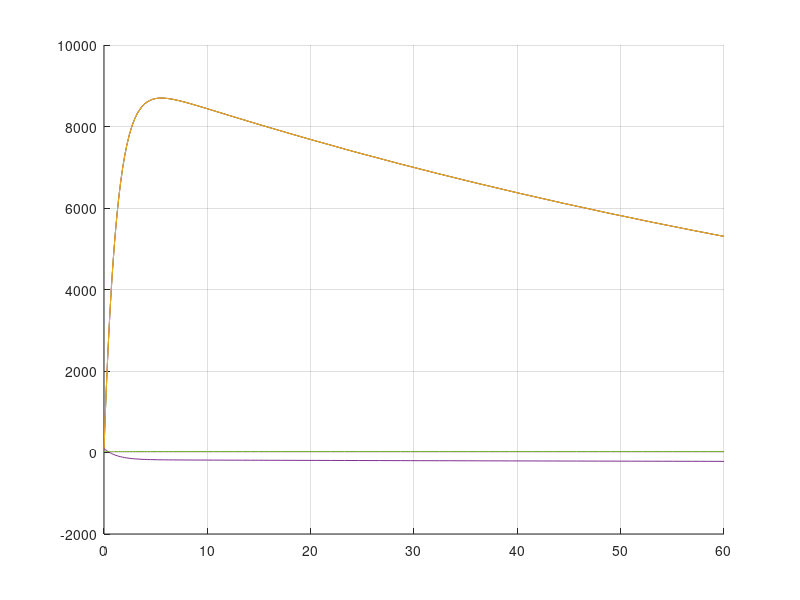

Here is the MATLAB script that generated this plot:
% Modeled as a voltage - resistor network
% Qdot = current, T = voltage
% Qdot_vec = R_matrix * Voltage_vec
% 
clear all; clc; close all; format shortg;

Rc = 0.05;
Rl = 0.2;
Rg = 0.01;

R = [-(Rg + 2*Rc + Rl) Rc               Rc              Rl          Rg;
       Rc             -(Rg + 2*Rc + Rl) Rc              Rl          Rg;
       Rc              Rc             -(Rg + 2*Rc + Rl) Rl          Rg;
       Rl              Rl               Rl             -(3*Rl + Rg) Rg;
       0               0                0               0           0 ]

% initial temperatures
% TODO: Convert to initial thermal energies (Q = m*cp*T)

Mr = 2e-3; % resistor = 2g
Mlept = 100e-3; % Lepton = 100g including pcb(?)
cp_r = 200; % J/kg*K
cp_lept = 400; % J/kg*K

M_cp = [Mr*cp_r
       Mr*cp_r
       Mr*cp_r
       Mlept*cp_lept
       1]; 
T_0 = [60   % Heater 1
       60   % Heater 2
       60   % Heater 2
       99   % Lepton
       25]; % Ground temp
T_0 = T_0 + 273; % Kelvin

Q_0 = M_cp .* T_0

[t, Q] = ode45(@(t, T) R*T, [0, 60], Q_0)

% Divide resulting energies my M*cp
T = Q ./ repmat(M_cp', length(Q), 1) - 273

figure; hold on; grid on;
for i = 1:length(Q_0)
    plot(t, T(:, i))
end
